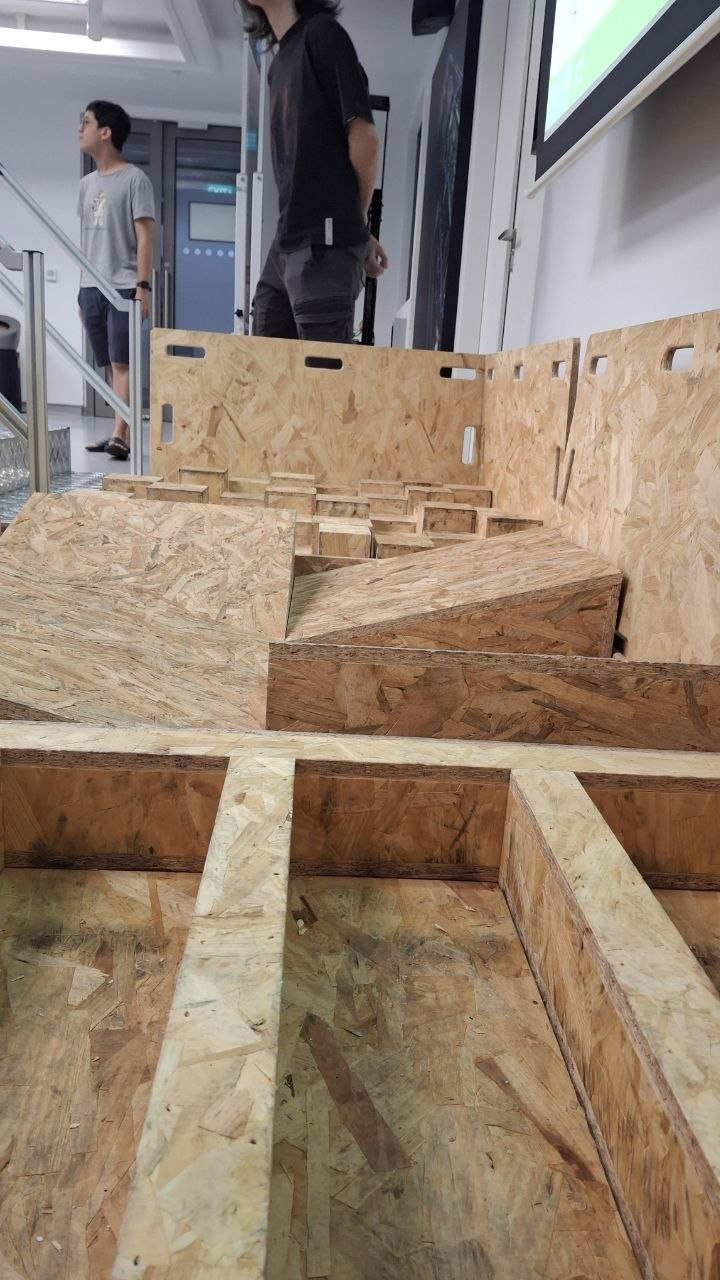
#> input picture images/58381836-9594-43fc-bd69-fe286b617f5d.jpeg, 720 x 1280 px
$ python -i features.py   (imports and definitions only)   (older library calls are emulated)
#> lines starting #> are read from the running program, lines starting #| are printed output that depends on the picture
#> further down, picture is the input picture: shape (1280, 720, 3); mean B, G, R 112.6, 129.3, 146.3
"""Feature vector for the trained surface classifier (OpenCV + scikit-image, CPU only).

One image -> ~110 numbers describing colour and texture of the centre crop:
  colour   : mean / std / 10-50-90th percentiles of L*, a*, b*, S, V  + a*/b* histograms
  texture  : Local Binary Pattern histograms at two scales (fine flakes vs. diamond pattern)
             grey-level co-occurrence (GLCM) contrast / homogeneity / energy / correlation
             gradient magnitude statistics, Laplacian energy
  lighting : share of near-white (specular) and near-black pixels

Bump FEATURE_VERSION whenever this changes, so old models are refused instead of silently wrong.
"""

import cv2
import numpy as np
from skimage.feature import graycomatrix, graycoprops, local_binary_pattern

FEATURE_VERSION = 1
SIZE = (160, 120)


def centre_crop(bgr: np.ndarray, roi_frac: float) -> np.ndarray:
#> called with roi_frac = 0.6
    h, w = bgr.shape[:2]
#> h = 1280; w = 720
    rw, rh = int(w * roi_frac), int(h * roi_frac)
#> rw = 432; rh = 768
    x0, y0 = (w - rw) // 2, (h - rh) // 2
#> x0 = 144; y0 = 256
    return bgr[y0:y0 + rh, x0:x0 + rw]


def _hist(values, bins, lo, hi):
    h, _ = np.histogram(values, bins=bins, range=(lo, hi))
    return h.astype(np.float32) / max(1, values.size)


def feature_vector(bgr: np.ndarray, roi_frac: float = 0.6) -> np.ndarray:
    roi = cv2.resize(centre_crop(bgr, roi_frac), SIZE, interpolation=cv2.INTER_AREA)

    lab = cv2.cvtColor(roi, cv2.COLOR_BGR2LAB).astype(np.float32)
    hsv = cv2.cvtColor(roi, cv2.COLOR_BGR2HSV).astype(np.float32)
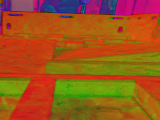
#> hsv: shape (120, 160, 3) float32; mean B, G, R 27.4, 85.6, 157.3
    L, a, b = lab[..., 0].ravel(), lab[..., 1].ravel() - 128, lab[..., 2].ravel() - 128
#> L = 19200 values, max 226 at index 12686, min 3 at index 1843, mean 143.7; a = 19200 values, max 19 at index 14211, min -5 at index 18290, mean 6.06; b = 19200 values, max 32 at index 18394, min -22 at index 30, mean 15.94
    S, V = hsv[..., 1].ravel(), hsv[..., 2].ravel()
#> S = 19200 values, max 196 at index 14145, min 0 at index 2412, mean 85.57; V = 19200 values, max 232 at index 6794, min 9 at index 2003, mean 157.3

    feats = []
    for ch in (L, a, b, S, V):
        feats += [ch.mean(), ch.std(), *np.percentile(ch, (10, 50, 90))]
#> this loop made 5 passes
#> feats on passes 1 to 2: [143.7, 44.91, 83, 153, 195], [143.7, 44.91, 83, 153, 195, 6.06, 4.53, 1, 6, 13]
#> after the loop, feats = 25 values, max 204 at index 24, min -3 at index 12, mean 70.88
    feats = [np.float32(feats)]
    feats.append(_hist(a, 16, -40, 40))
#> in _hist, `h, _ = np.histogram(values, bins=bins, range=(lo, hi))`: h = [0, 0, 0, 0, 0, 0, 0, 1066, 6818, 6989, 3533, 794, 0, 0, 0, 0]
    feats.append(_hist(b, 16, -40, 40))

    gray = cv2.cvtColor(roi, cv2.COLOR_BGR2GRAY)
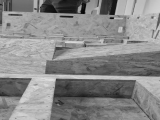
#> gray: shape (120, 160); min 5, max 222, mean 136.5
    for P, R in ((8, 1), (16, 2)):
        lbp = local_binary_pattern(gray, P, R, method="uniform")
        feats.append(_hist(lbp.ravel(), P + 2, 0, P + 2))
#> this loop made 2 passes
#> h in _hist on pass 1: [1150, 1933, 1034, 1980, 3376, 2280, 1219, 1849, 1670, 2709]
#> pass 1, in feature_vector, `lbp = local_binary_pattern(gray, P, R, method="uniform")`:
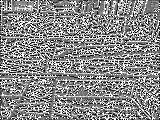
#> lbp: shape (120, 160) float64; min 0, max 9, mean 4.84; drawn with min black and max white
#> pass 2, in feature_vector, `lbp = local_binary_pattern(gray, P, R, method="uniform")`:
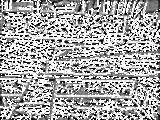
#> lbp: shape (120, 160) float64; min 0, max 17, mean 11.17; drawn with min black and max white
#> after the loop, feats = 5 items

    q = (gray // 8).astype(np.uint8)                       # 32 grey levels
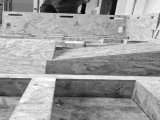
#> q: shape (120, 160); min 0, max 27, mean 16.6; drawn with min black and max white
    glcm = graycomatrix(q, distances=[1, 3], angles=[0, np.pi / 4, np.pi / 2, 3 * np.pi / 4],
                        levels=32, symmetric=True, normed=True)
    for prop in ("contrast", "homogeneity", "energy", "correlation"):
        feats.append(graycoprops(glcm, prop).mean(axis=1).astype(np.float32))   # per distance
#> after the loop, feats = 9 items

    g = gray.astype(np.float32)
    mag = np.hypot(cv2.Sobel(g, cv2.CV_32F, 1, 0), cv2.Sobel(g, cv2.CV_32F, 0, 1))
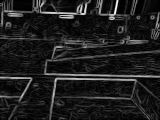
#> mag: shape (120, 160) float32; min 0, max 682.2, mean 82.2; drawn with min black and max white
    lap = cv2.Laplacian(g, cv2.CV_32F)
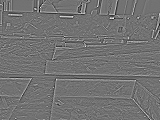
#> lap: shape (120, 160) float32; min -231, max 282, mean 0; drawn with min black and max white
    feats.append(np.float32([mag.mean(), mag.std(), np.percentile(mag, 90),
                             np.log1p(lap.var()), (L > 200).mean(), (L < 40).mean()]))

    out = np.concatenate(feats).astype(np.float32)
#> out = 99 values, max 204 at index 24, min -3 at index 12, mean 22.1
    return np.nan_to_num(out, nan=0.0, posinf=0.0, neginf=0.0)


# ---------- augmentation (training only) ----------
def augment(bgr: np.ndarray, rng: np.random.Generator) -> np.ndarray:
    """A random but realistic variation: crop/zoom (camera height), rotation/flip (robot
    heading), brightness/contrast/gamma and white balance (lighting, shadow), blur (walking)."""
    img = bgr
    h, w = img.shape[:2]
    s = rng.uniform(0.6, 1.0)
    ch, cw = int(h * s), int(w * s)
    y0, x0 = rng.integers(0, h - ch + 1), rng.integers(0, w - cw + 1)
    img = img[y0:y0 + ch, x0:x0 + cw]
    img = np.rot90(img, int(rng.integers(0, 4)))
    if rng.random() < 0.5:
        img = img[:, ::-1]
    img = np.ascontiguousarray(img).astype(np.float32)
    img *= rng.uniform(0.92, 1.08, size=3)                      # white balance
    img = img * rng.uniform(0.55, 1.35) + rng.uniform(-20, 20)  # exposure / offset
    img = np.clip(img, 0, 255)
    img = 255.0 * (img / 255.0) ** rng.uniform(0.7, 1.4)        # gamma
    img = img.astype(np.uint8)
    k = int(rng.choice([0, 0, 3, 5, 7]))
    if k:
        img = cv2.GaussianBlur(img, (k, k), 0)
    if rng.random() < 0.3:                                      # motion blur along a random axis
        n = int(rng.integers(5, 13))
        kern = np.zeros((n, n), np.float32)
        kern[n // 2, :] = 1.0 / n
        M = cv2.getRotationMatrix2D((n / 2 - 0.5, n / 2 - 0.5), float(rng.uniform(0, 180)), 1.0)
        img = cv2.filter2D(img, -1, cv2.warpAffine(kern, M, (n, n)))
    return img

>>> import cv2
>>> picture = cv2.imread('../../../images/58381836-9594-43fc-bd69-fe286b617f5d.jpeg')
>>> result = feature_vector(picture)
#> result has the same summary as out in feature_vector

$ run again, on images/7440f90c-2854-4ac8-81d0-b291120c270b.jpeg
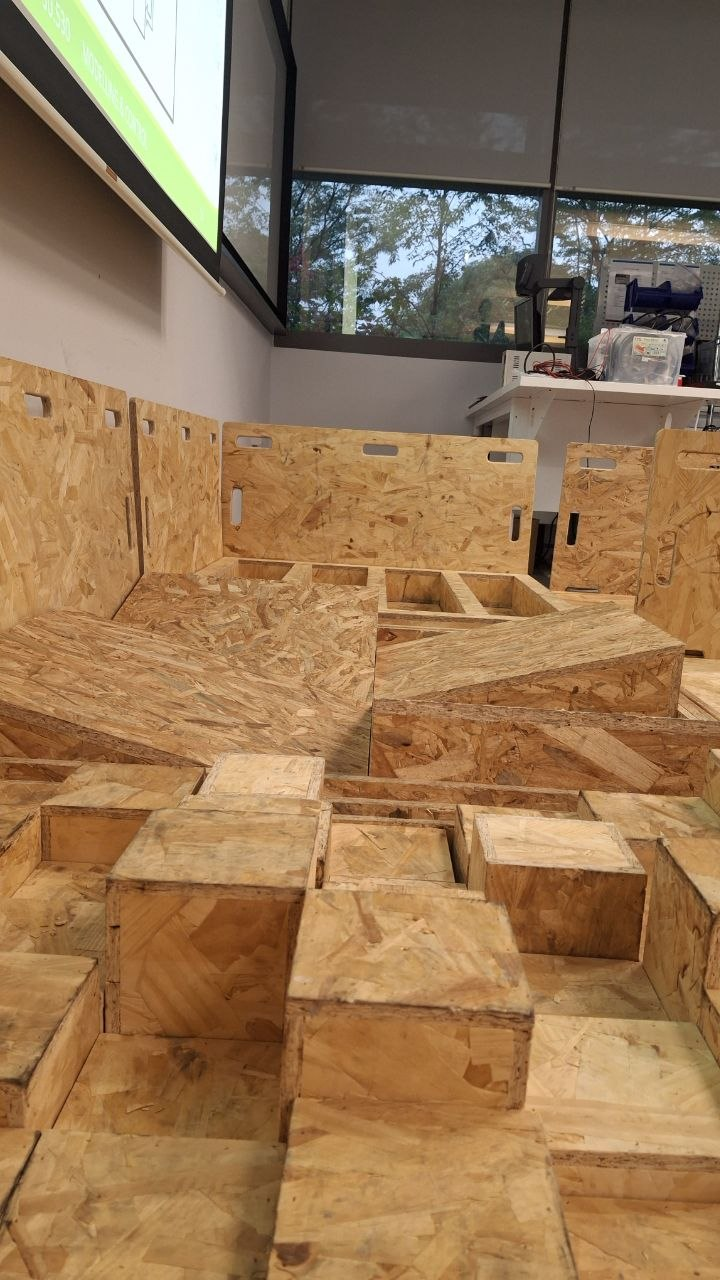
#> input picture images/7440f90c-2854-4ac8-81d0-b291120c270b.jpeg, 720 x 1280 px
#> picture is the input picture: shape (1280, 720, 3); mean B, G, R 84.1, 118, 149.5
#> L = 19200 values, max 244 at index 119, min 2 at index 1490, mean 136.7; a = 19200 values, max 24 at index 9528, min -11 at index 557, mean 9.84; b = 19200 values, max 42 at index 8285, min -17 at index 115, mean 25.4
#> S = 19200 values, max 235 at index 14833, min 0 at index 142, mean 116.6; V = 19200 values, max 255 at index 256, min 6 at index 1490, mean 158.8
#> the loop in feature_vector, `for ch in (L, a, b, S, V):` made 5 passes
#> feats on passes 1 to 2: [136.7, 36.38, 88, 143, 176], [136.7, 36.38, 88, 143, 176, 9.84, 5.81, 3, 10, 18]
#> after the loop in feature_vector, `for ch in (L, a, b, S, V):`: feats = 25 values, max 199 at index 24, min 3 at index 7, mean 76.32
#> in _hist, `h, _ = np.histogram(values, bins=bins, range=(lo, hi))`: h = [0, 0, 0, 0, 0, 2, 199, 847, 2648, 4644, 6841, 3378, 641, 0, 0, 0]
#> the loop in feature_vector, `for P, R in ((8, 1), (16, 2)):` made 2 passes
#> h in _hist on pass 1: [1081, 1942, 934, 1896, 3652, 2386, 1152, 1836, 1732, 2589]
#> pass 1, in feature_vector, `lbp = local_binary_pattern(gray, P, R, method="uniform")`:
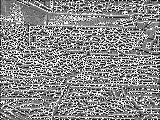
#> lbp: shape (120, 160) float64; min 0, max 9, mean 4.84; drawn with min black and max white
#> after the loop in feature_vector, `for P, R in ((8, 1), (16, 2)):`: feats = 5 items
#> after the loop in feature_vector, `for prop in ("contrast", "homogeneity", "energy", "correlation"):`: feats = 9 items
#> in feature_vector, `lap = cv2.Laplacian(g, cv2.CV_32F)`:
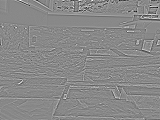
#> lap: shape (120, 160) float32; min -321, max 276, mean -0.1; drawn with min black and max white
#> out = 99 values, max 199 at index 24, min 0 at index 25, mean 23.11
#> result has the same summary as out in feature_vector

$ run again, on images/f661e00f-4f02-41e1-b607-472d5ba1a935.jpeg
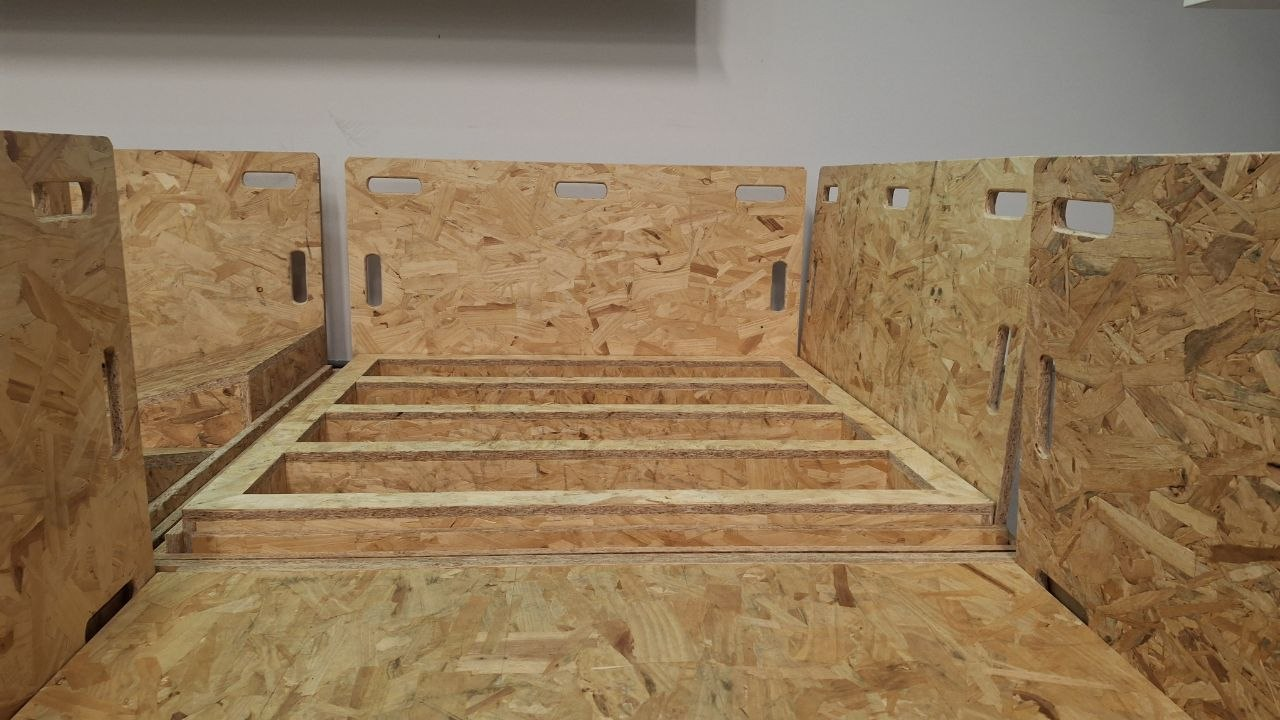
#> input picture images/f661e00f-4f02-41e1-b607-472d5ba1a935.jpeg, 1280 x 720 px
#> picture is the input picture: shape (720, 1280, 3); mean B, G, R 90, 121.1, 145.7
#> L = 19200 values, max 199 at index 15608, min 24 at index 9776, mean 142.1; a = 19200 values, max 18 at index 8902, min -4 at index 798, mean 6.85; b = 19200 values, max 36 at index 14370, min 0 at index 307, mean 24.26
#> S = 19200 values, max 191 at index 13028, min 2 at index 472, mean 108.4; V = 19200 values, max 206 at index 15608, min 32 at index 9776, mean 158.8
#> the loop in feature_vector, `for ch in (L, a, b, S, V):` made 5 passes
#> feats on passes 1 to 2: [142.1, 21.67, 115, 144, 167], [142.1, 21.67, 115, 144, 167, 6.85, 3.74, 1, 7, 11]
#> after the loop in feature_vector, `for ch in (L, a, b, S, V):`: feats = 25 values, max 180 at index 24, min 1 at index 7, mean 73.76
#> in _hist, `h, _ = np.histogram(values, bins=bins, range=(lo, hi))`: h = [0, 0, 0, 0, 0, 0, 0, 503, 4559, 9188, 4822, 128, 0, 0, 0, 0]
#> the loop in feature_vector, `for P, R in ((8, 1), (16, 2)):` made 2 passes
#> h in _hist on pass 1: [1359, 1866, 942, 2024, 2773, 2394, 1172, 1800, 1818, 3052]
#> after the loop in feature_vector, `for P, R in ((8, 1), (16, 2)):`: feats = 5 items
#> in feature_vector, `q = (gray // 8).astype(np.uint8)`:
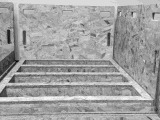
#> q: shape (120, 160); min 3, max 24, mean 16.2; drawn with min black and max white
#> after the loop in feature_vector, `for prop in ("contrast", "homogeneity", "energy", "correlation"):`: feats = 9 items
#> in feature_vector, `lap = cv2.Laplacian(g, cv2.CV_32F)`:
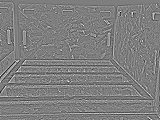
#> lap: shape (120, 160) float32; min -181, max 183, mean 0; drawn with min black and max white
#> out = 99 values, max 180 at index 24, min 0 at index 25, mean 21.99
#> result has the same summary as out in feature_vector

$ run again, on images/color-curtain.png
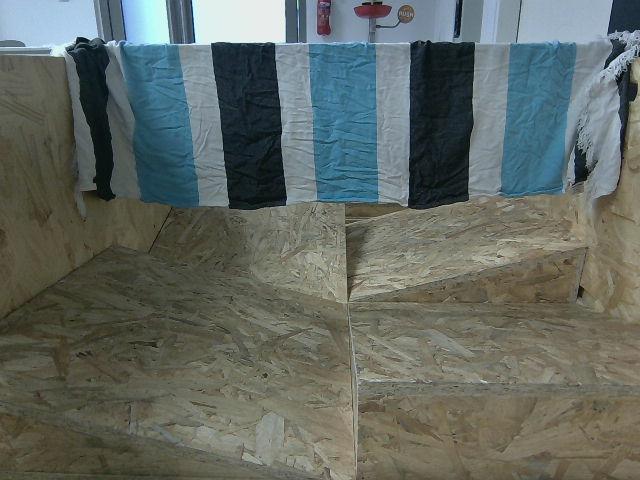
#> input picture images/color-curtain.png, 640 x 480 px
#> picture is the input picture: shape (480, 640, 3); mean B, G, R 99, 104.7, 97.4
#> L = 19200 values, max 188 at index 12752, min 11 at index 5018, mean 105.2; a = 19200 values, max 4 at index 12154, min -14 at index 5519, mean -3.8; b = 19200 values, max 18 at index 13274, min -26 at index 1687, mean 2.27
#> S = 19200 values, max 182 at index 6803, min 4 at index 19185, mean 61.08; V = 19200 values, max 186 at index 75, min 18 at index 5732, mean 104.9
#> the loop in feature_vector, `for ch in (L, a, b, S, V):` made 5 passes
#> feats on passes 1 to 2: [105.2, 37.57, 38, 113, 149], [105.2, 37.57, 38, 113, 149, -3.8, 2.45, -8, -3, -2]
#> after the loop in feature_vector, `for ch in (L, a, b, S, V):`: feats = 25 values, max 149 at index 4, min -12 at index 12, mean 48.01
#> in _hist, `h, _ = np.histogram(values, bins=bins, range=(lo, hi))`: h = [0, 0, 0, 0, 0, 470, 2261, 16031, 438, 0, 0, 0, 0, 0, 0, 0]
#> the loop in feature_vector, `for P, R in ((8, 1), (16, 2)):` made 2 passes
#> h in _hist on pass 1: [1428, 2006, 1169, 1701, 2596, 1878, 1358, 1960, 1960, 3144]
#> after the loop in feature_vector, `for P, R in ((8, 1), (16, 2)):`: feats = 5 items
#> after the loop in feature_vector, `for prop in ("contrast", "homogeneity", "energy", "correlation"):`: feats = 9 items
#> in feature_vector, `lap = cv2.Laplacian(g, cv2.CV_32F)`:
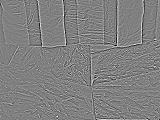
#> lap: shape (120, 160) float32; min -157, max 154, mean 0.1; drawn with min black and max white
#> out = 99 values, max 149 at index 4, min -12 at index 12, mean 14.5
#> result has the same summary as out in feature_vector
